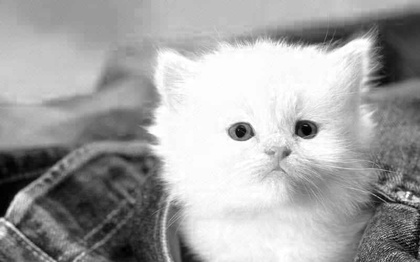
%> input picture MATLAB_Image_Processing/cat8.jpeg, 420 x 262 px, shrunk from 800 x 500 before the run
$ octave --eval "result = boundaries(imread('cat8.jpeg'));"   (GNU Octave 9; MATLAB toolbox functions it lacks are replaced by stand-ins)
%> lines starting %> are read from the running program, lines starting %| are printed output that depends on the picture; in (x1, y1, x2, y2) boxes, pixels count from 0 and x2, y2 are one past the last pixel; in counts of white or black regions, pixels touching at a corner belong together; the program's own positions count from 1
function B = boundaries(f,conn,dir)

    % B = BOUNDARIES(f) traces the extrior boundaries of objects in
    % the binary image f. B is a P-by-1 cell array, where P is the
    % number of objects in the image. Each cell contains a Q-by-2
    % matrix, each row of which contains the row and column coordinates
    % of a boundary pixel . Q  is the number of boundary pixels for the
    % corresponding object. Object boundaries are traced i n the
    % clockwise direction .
    % B = BOUNDARIES(f, CONN) specifies the connectivity to use when
    % tracing boundaries. CONN may be either 8 or 4. The default
    % value for CONN is 8.
    % B = BOUNDARIES(f, CONN, DIR) specifies the direction used for
    % tracing boundaries. DIR should be either 'cw' (trace boundaries
    % clockwise) or 'ccw' (trace boundaries counterclockwise). If DIR
    % is omitted BOUNDARIES traces in the clockwise direction .


    if nargin < 3
        dir = 'cw';
    end

    if nargin < 2
        conn = 8;
    end

    L = bwlabel(f,conn);
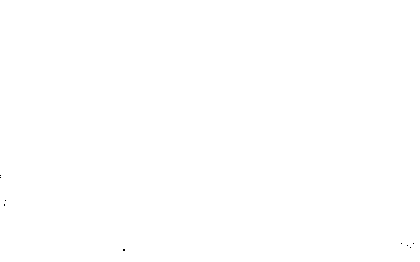
%> L: size 262x420 double; values 0 (black) and 1 (white), 100% white; black in thin lines or dots, all inside (x1, y1, x2, y2) = (0, 175, 414, 251)

    % The number of objects i s the maximum value of L. I n i t i a l i z e the
    % c e l l array B so that each c e l l i n i t i a l l y contains a 0-by-2 matrix.
    numobjects = max(L(:));
%> numobjects = 1
    if numobjects > 0
        B = {zeros(0,2)};
        B = repmat(B,numobjects,1);
%> B = {[]}
    else
        B = {};
    end

    % Pad l a b e l matrix with zeros. This l e t s us w r i t e the
    % boundary-following loop without worrying about going o f f the edge
    % of the image.
    Lp = padarray(L, [1 1], 0, 'both');
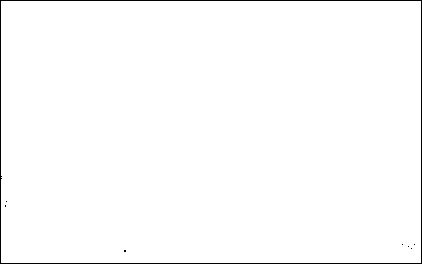
%> Lp: size 264x422 double; values 0 (black) and 1 (white), 98.8% white; black in thin lines or dots

    % Compute the l i n e a r indexing o f f s e t s t o take us from a p i x e l t o i t s
    % neighbors.
    M = size(Lp,1);
%> M = 264

    if conn == 8
        % Order i s N NE E SE S SW W NW.
        offsets = [-1, M-1, M, M+1, 1, -M+1, -M, -M-1];
%> offsets = [-1 263 264 265 1 -263 -264 -265]
    else
        % Order i s N E S W.
        offsets = [-1, M, 1, -M];
    end

    % next-search-direction-lut i s a lookup table. Given t h e d i r e c t i o n
    % from p i x e l k t o p i x e l k+l, what i s the d i r e c t i o n t o s t a r t with when
    % examining the neighborhood of p i x e l k+l?
    if conn == 8
        next_search_direction_lut = [8 8 2 2 4 4 6 6];
    else
        next_search_direction_lut = [4, 1, 2, 3];
    end

    % next-direction-lut i s a lookup table. Given that we just looked a t
    % neighbor i n a given d i r e c t i o n , which neighbor do we look a t next?
    if conn == 8
        next_direction_lut = [2, 3, 4, 5, 6, 7, 8, 1];
    else
        next_direction_lut = [2, 3, 4, 1];
    end

    % Values used f o r marking the s t a r t i n g and boundary p i x e l s .
    START = -1;
    BOUNDARY = -2;

    % I n i t i a l i z e scratch space i n which t o record the boundary p i x e l s as
    % w e l l as f o l l o w the boundary.
    scratch = zeros(100,1);

    % Find candidate s t a r t i n g locations f o r boundaries.
    [rr,cc] = find((Lp(2:end-1,:) > 0) & (Lp(1:end-2, :) == 0));
%> rr = 430 values from 1 to 252; cc = 430 values from 2 to 421
    rr = rr + 1;
%> rr = 430 values, max 253 at index 129, min 2 at index 1, mean 7.22

    for k = 1:length(rr)
        r = rr(k);
        c = cc(k);
        if(Lp(r,c) > 0) & (Lp(r-1, c) == 0) & isempty(B{Lp(r,c)})
           % We've found the s t a r t of the next boundary. Compute i t s
            % l i n e a r o f f s e t , record which boundary it i s , mark it, and
            % i n i t i a l i z e the counter f o r the number of boundary p i x e l s .
            idx = (c-1)*size(Lp,1) + r;
            which = Lp(idx);
            scratch(1) = idx;
            Lp(idx) = START;
            numPixels = 1;
            currentPixel = idx;
            initial_departure_direction = [];
            done = 0;

            next_search_direction = 2;
            while ~done
                % Find the next boundary p i x e l .
                direction = next_search_direction;
                found_next_pixel = 0;
                for k = 1:length(offsets)
                    neighbour = currentPixel + offsets(direction);
                    if(Lp(neighbour) ~= 0)
                        % Found the next boundary p i x e l .
                        if(Lp(currentPixel) == START) & isempty(initial_departure_direction)
                           % We are making the i n i t i a l departure from
                            % the startinlg p i x e l .
                            initial_departure_direction = direction;
                        elseif(Lp(currentPixel) == START) & (initial_departure_direction == direction)
                            % We are about t o retrace our path.
                            % That means we're done.
                            done = 1;
                            found_next_pixel = 1;
                            break;
                        end

                        % Take the next step along the boundary.
                        next_search_direction = next_search_direction_lut(direction);
                        found_next_pixel = 1;
                        numPixels = numPixels + 1;
                        if numPixels > size(scratch, 1)
                            % Double the scratch space.
                            scratch(2*size(scratch,1)) = 0;
                        end
                        scratch(numPixels) = neighbour;

                        if Lp(neighbour) ~= START
                            Lp(neighbour) = BOUNDARY;
                        end

                        currentPixel = neighbour;
                        break;
                    end
                    direction = next_direction_lut(direction);
                end

                if ~found_next_pixel
                    % If there i s no next neighbor, the object must j u s t
                    % have a single p i x e l .
                    numPixels = 2;
                    scratch(2) = scratch(1);
                    done = 1;
                end
            end

            % Convert l i n e a r indices t o row-column coordinates and save
            % i n the output c e l l array.
            [row, col] = ind2sub(size(Lp), scratch(1:numPixels));
            B{which} = [row-1, col - 1];
        end
    end
%> this loop made 430 passes
%> (r, c, idx, which) on pass 1: (2, 2, 266, 1)
%> (r, c) on passes 2 to 7: (178, 2), (180, 2), (2, 3), (2, 4), (2, 5), (2, 6)
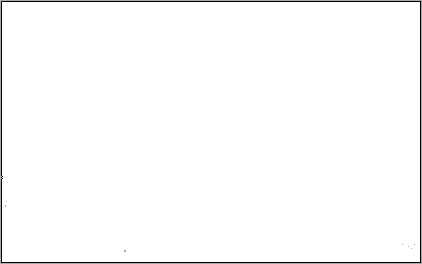
%> Lp: size 264x422 double; 1.22% of pixels changed, all inside (x1, y1, x2, y2) = (1, 1, 421, 263); drawn with min black and max white
%> after the loop, B = 1 item; col = 1361 values, max 421 at index 420, min 2 at index 1, mean 211.3; direction = 3; done = 1; found_next_pixel = 1; initial_departure_direction = 3; neighbour = 530; next_search_direction = 8; numPixels = 1361; row = 1361 values, max 263 at index 681, min 2 at index 1, mean 132.4; scratch = 1600 values, max 111143 at index 681, min 0 at index 1362, mean 47349.3
%> `result = boundaries(imread('cat8.jpeg'));`: result = 1 item

    if strcmp(dir, 'ccw')
        for k = 1:length(B)
            B{k} = B{k}(end:-1:1,:);
        end
    end
end
